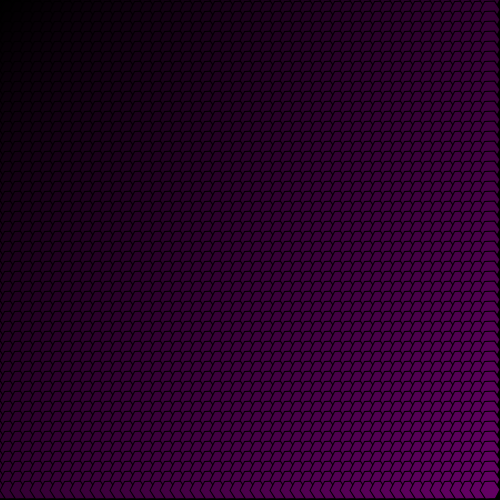
Frame 1 (no input)
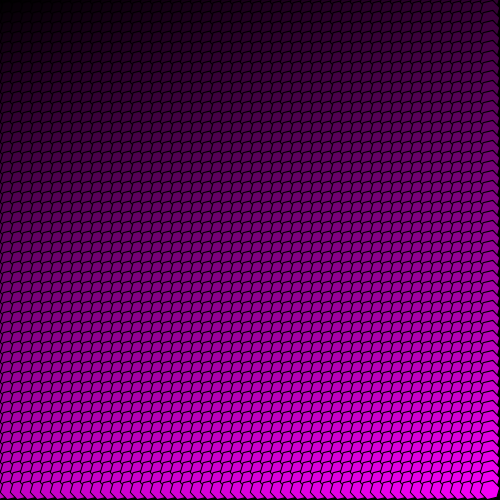
Frame 60 (no input)
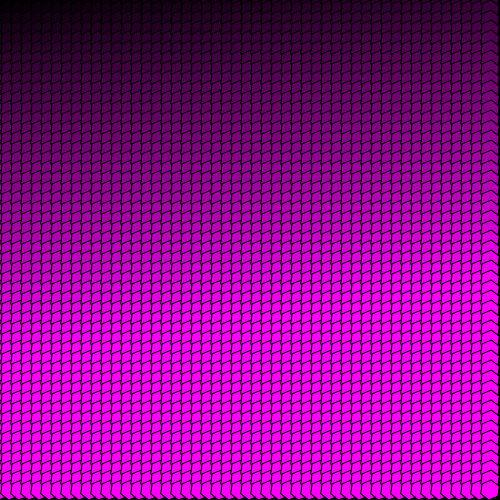
Frame 120 (the mouse pressed at the canvas centre since frame 60)

The p5.js sketch that drew these frames (run headless with seeded random() and noise() and a simulated clock; from frame 60 on, the mouse is pressed at the canvas centre):

// p5.js sketch
// ── sketch.js
let rn = 1;
let phase = "in";
let palChoices = [];
let redP;
let greenP;
let bluP;
let purP;
let selChoice = 3;

function setup() {
  createCanvas(500, 500);
  background(0);
}

function draw() {
  for (let i = 0; i < 50; i++) {
    for (let j = 0; j < 50; j++) {
      redP = [i + j * rn, 0, 0];
      greenP = [0, i + j * rn, 0];
      bluP = [0, 0, i + j * rn];
      purP = [i + j * rn, 0, i + j * rn];
      palChoices = [redP, greenP, bluP, purP];
      fill(palChoices[selChoice]);
      push();
      translate(i * 10, j * 10);
      rotate(rn)
      beginShape();
      for (let k = 0; k < 6; k++) { // loop 6 times. this logic is valid for all regular polygons
        let angle = TWO_PI/6*k;
        let x = cos(angle)*10; // use cosine to find horizontal
        let y = sin(angle)*10; // use sine to find vertical
        vertex(x, y); // create point
      }
      endShape(CLOSE);
      pop();
    }
  }
  if (phase == "in") {
    rn += 0.05;
    if (rn >= 15) {
      phase = "out";
    }
  }
  if (phase == "out") {
    rn -= 0.05;
    if (rn <= 0) {
      phase = "in";
    }
  }
}

function keyPressed() {
  if (keyCode == 8) {
    if (selChoice == 3) {
      selChoice = 0;
    } else {
      selChoice++
    }
  }
}
